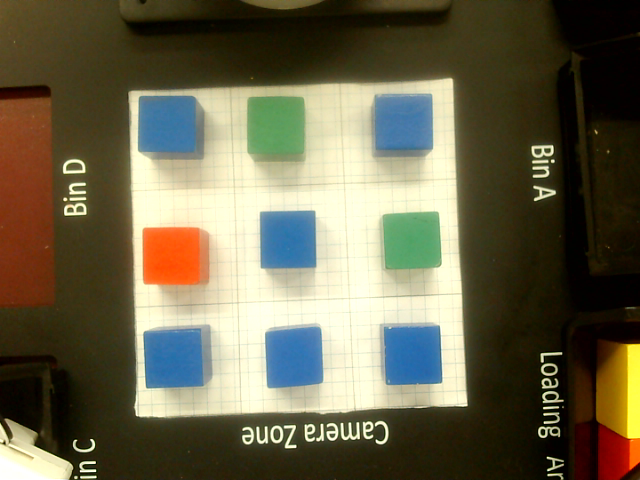
#> input picture Tic-Tac-Toe_Robotics/Tic Tac Toe/Board_images_on_paper/captured_image_0.png, 640 x 480 px, given in place of the camera
$ python tic_tac_toe_available_space_detection.py
#> lines starting #> are read from the running program, lines starting #| are printed output that depends on the picture; after the words box and inside, x2 and y2 are one past the last pixel; in counts of white or black regions, pixels touching at a corner belong together
#> in play_tic_tac_toe, frame is the input picture: shape (480, 640, 3); mean B, G, R 75.8, 100.3, 105.8
import cv2
import numpy as np

# Constants for the Tic Tac Toe board
ROWS = 3
COLS = 3

# Function to initialize an empty board
def initialize_board():
    return [[' ' for _ in range(COLS)] for _ in range(ROWS)]

# Function to draw the Tic Tac Toe board on the frame
def draw_board(frame):
    height, width, _ = frame.shape
#> height = 480; width = 640
    cell_width = width // COLS
#> cell_width = 213
    cell_height = height // ROWS
#> cell_height = 160

    # Draw horizontal lines
    for i in range(1, ROWS):
        cv2.line(frame, (0, i * cell_height), (width, i * cell_height), (255, 255, 255), 2)
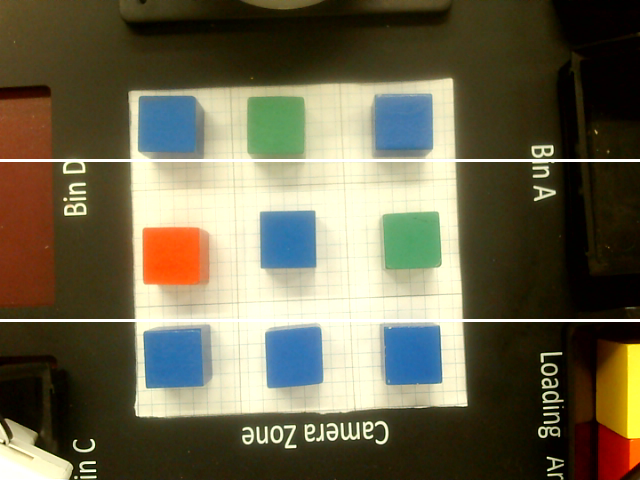
#> frame: shape (480, 640, 3); 1.25% of pixels changed, all inside (x1, y1, x2, y2) = (0, 159, 640, 322)

    # Draw vertical lines
    for j in range(1, COLS):
        cv2.line(frame, (j * cell_width, 0), (j * cell_width, height), (255, 255, 255), 2)
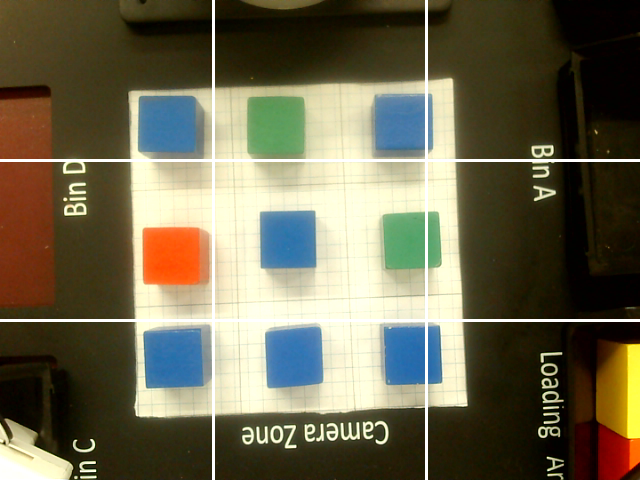
#> frame: shape (480, 640, 3); 0.93% of pixels changed, all inside (x1, y1, x2, y2) = (212, 0, 428, 480)

# Function to detect X and O moves
def detect_moves(frame, board):
    height, width, _ = frame.shape
#> height = 480; width = 640
    cell_width = width // COLS
#> cell_width = 213
    cell_height = height // ROWS
#> cell_height = 160

    for i in range(ROWS):
        for j in range(COLS):
            x = j * cell_width
            y = i * cell_height
            roi = frame[y:y + cell_height, x:x + cell_width]

            # Convert the region of interest to grayscale
            gray_roi = cv2.cvtColor(roi, cv2.COLOR_BGR2GRAY)

            # Apply thresholding to segment the marker
            _, thresh = cv2.threshold(gray_roi, 127, 255, cv2.THRESH_BINARY)

            # Find contours in the thresholded image
            contours, _ = cv2.findContours(thresh, cv2.RETR_EXTERNAL, cv2.CHAIN_APPROX_SIMPLE)

            # Check if a contour is found (marker is detected)
            if contours:
                area = cv2.contourArea(contours[0])

                # Threshold for considering a contour as a marker
                marker_area_threshold = 500

                if area > marker_area_threshold:
                    # Mark X or O on the board based on the contour area
                    board[i][j] = 'X' if area > marker_area_threshold * 2 else 'O'

                    # Draw a rectangle around the detected marker
                    cv2.rectangle(frame, (x, y), (x + cell_width, y + cell_height), (0, 255, 0), 2)
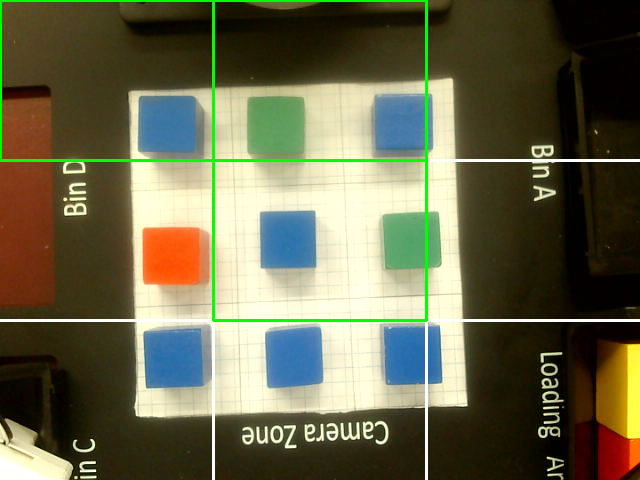
#> frame: shape (480, 640, 3); 1.62% of pixels changed, all inside (x1, y1, x2, y2) = (0, 0, 428, 322)
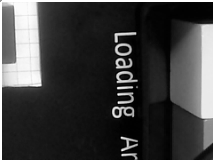
#> gray_roi: shape (160, 213); min 1, max 255, mean 61.4
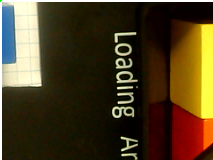
#> roi: shape (160, 213, 3); mean B, G, R 32.1, 60, 75.3
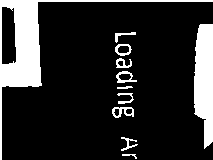
#> thresh: shape (160, 213); 17.1% white; 11 white regions, largest, box (x1, y1, x2, y2) and area: (0, 0, 213, 160) 3201, (194, 24, 213, 149) 1903, (112, 107, 134, 118) 128
#> after the loop, board = [['X', 'X', ' '], [' ', 'X', ' '], [' ', ' ', ' ']]

# Main function to play Tic Tac Toe with video camera
def play_tic_tac_toe():
    cap = cv2.VideoCapture(0)
    board = initialize_board()

    while True:
        ret, frame = cap.read()

        if not ret:
            print("Error: Failed to capture frame.")
            break

        # Draw Tic Tac Toe board on the frame
        draw_board(frame)

        # Detect X and O moves
        detect_moves(frame, board)

        # Display the resulting frame
        cv2.imshow("Tic Tac Toe", frame)

        # Check for the 'q' key to exit the loop
        if cv2.waitKey(1) & 0xFF == ord('q'):
#> (key q is pressed here)
            break

    cap.release()
    cv2.destroyAllWindows()

if __name__ == "__main__":
    play_tic_tac_toe()
